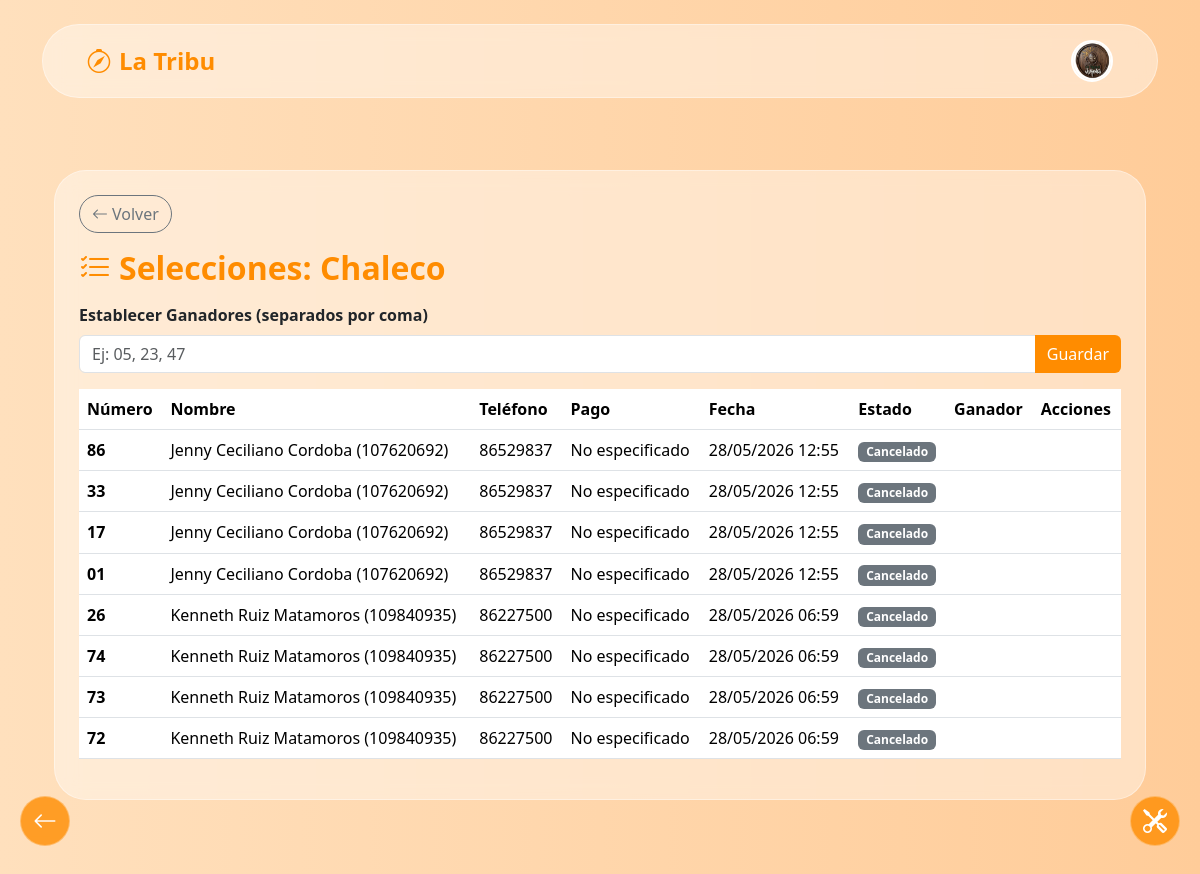
Before: /admin/rifas/1/selecciones (signed in) with the older database file.
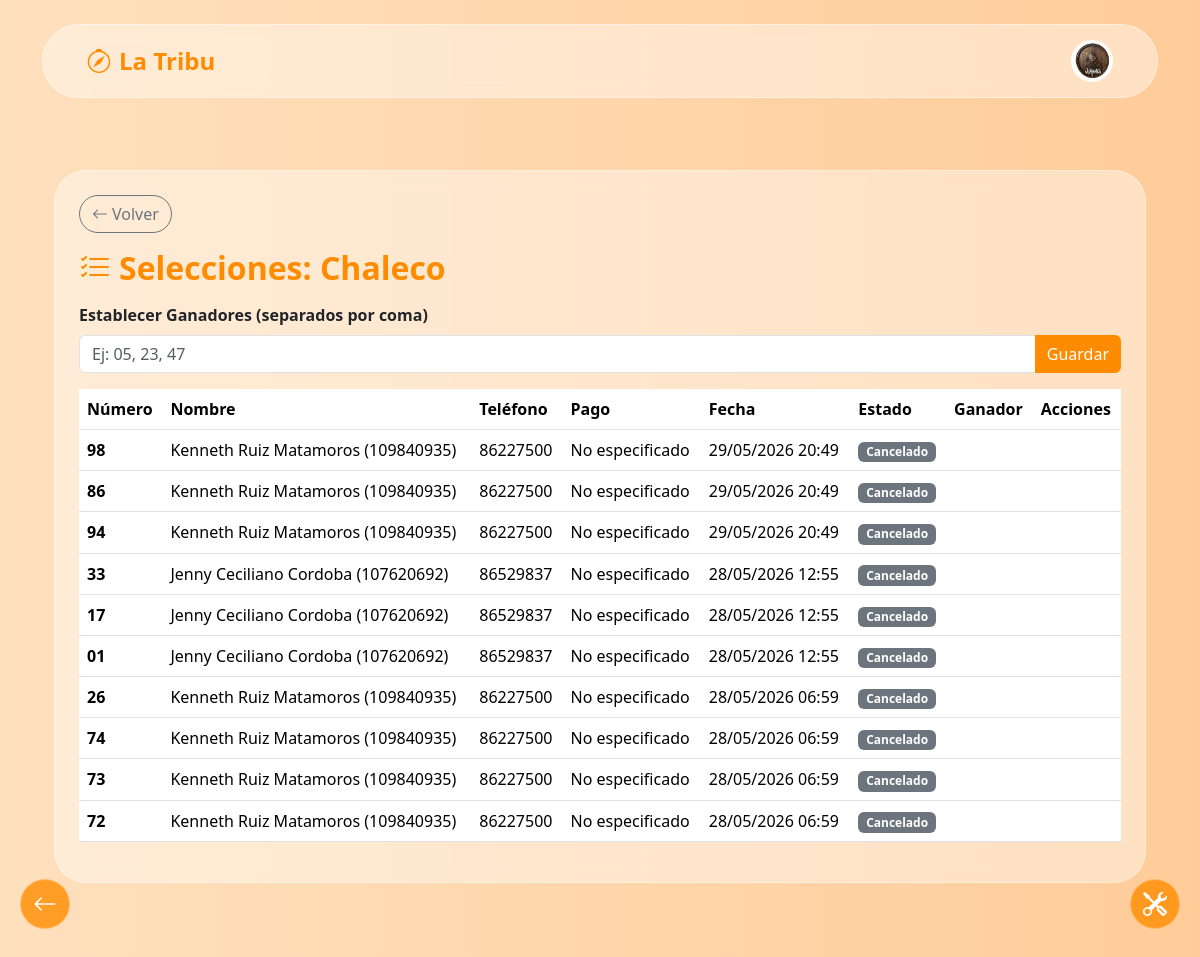
After: the same page with the newer database file.
### models.py (models this page shows)
class User(db.Model):
    id = db.Column(db.Integer, primary_key=True)
    role = db.Column(db.String(20), default='Usuario')
    weight = db.Column(db.Integer, default=1)
    avatar = db.Column(db.String(255), default='default.png')
    name = db.Column(db.String(100), nullable=False)
    last_name_1 = db.Column(db.String(100), nullable=False)
    last_name_2 = db.Column(db.String(100), nullable=False)
    email = db.Column(db.String(120), unique=True, nullable=False)
    phone_code = db.Column(db.String(10))
    phone = db.Column(db.String(20))
    dob = db.Column(db.Date)
    password_hash = db.Column(db.String(255), nullable=False)
    status = db.Column(db.String(20), default='Activo')
    whatsapp = db.Column(db.String(20))
    facebook = db.Column(db.String(255))
    instagram = db.Column(db.String(255))
    address = db.Column(db.String(255))
    institution = db.Column(db.String(200))
    other_info = db.Column(db.Text)
    reset_token = db.Column(db.String(64))
    reset_expires = db.Column(db.String(30))
    created_at = db.Column(db.DateTime, default=datetime.utcnow)
    updated_at = db.Column(db.DateTime, default=datetime.utcnow, onupdate=datetime.utcnow)

class Raffle(db.Model):
    __tablename__ = 'raffle'
    id = db.Column(db.Integer, primary_key=True)
    raffle_number = db.Column(db.String(50), unique=True, nullable=False)
    name = db.Column(db.String(200), nullable=False)
    price = db.Column(db.Float, nullable=False)
    prize = db.Column(db.String(500), nullable=False)
    detail = db.Column(db.Text, nullable=False)
    raffle_date = db.Column(db.Date, nullable=False)
    raffle_time = db.Column(db.String(50))
    image_filename = db.Column(db.String(255), nullable=False)
    winning_numbers = db.Column(db.Text, default='[]')  # JSON string
    sinpe_name_default = db.Column(db.String(200))
    sinpe_phone_default = db.Column(db.String(50))
    created_at = db.Column(db.DateTime, default=datetime.utcnow)
    is_active = db.Column(db.Boolean, default=True)
    selections = db.relationship('RaffleSelection', backref='raffle', lazy=True, cascade='all, delete-orphan')

class RaffleSelection(db.Model):
    __tablename__ = 'raffle_selection'
    id = db.Column(db.Integer, primary_key=True)
    raffle_id = db.Column(db.Integer, db.ForeignKey('raffle.id'), nullable=False)
    number = db.Column(db.String(5), nullable=False)  # 00-99
    customer_name = db.Column(db.String(200), nullable=False)
    customer_phone = db.Column(db.String(50), nullable=False)
    customer_cedula = db.Column(db.String(50))  # Nueva: cédula del cliente
    pin = db.Column(db.String(10), nullable=False)  # PIN de 4 dígitos alfanumérico
    selection_password = db.Column(db.String(100), nullable=False, default='', server_default='')
    created_at = db.Column(db.DateTime, default=datetime.utcnow)
    is_canceled = db.Column(db.Boolean, default=False)
    payment_method = db.Column(db.String(50), default='No especificado')
    sinpe_name = db.Column(db.String(200))
    sinpe_phone = db.Column(db.String(50))
    __table_args__ = (db.UniqueConstraint('raffle_id', 'number', name='_raffle_number_uc'),)

### routes/rifas_admin.py (the view)
@bp.route('/admin/rifas/<int:raffle_id>/selecciones')
def ver_selecciones(raffle_id):
    if session.get('role') != 'Superusuario':
        flash('Acceso denegado', 'danger')
        return redirect(url_for('main.home'))
    rifa = Raffle.query.get_or_404(raffle_id)
    selecciones = RaffleSelection.query.filter_by(raffle_id=raffle_id).order_by(
        RaffleSelection.created_at.desc()).all()
    try:
        winners = json.loads(rifa.winning_numbers) if rifa.winning_numbers else []
    except Exception:
        winners = []
    return render_template('rifa_selecciones.html', rifa=rifa, selecciones=selecciones, winners=winners)

### routes/__init__.py (called while the page is built)
@bp.before_request
def ensure_session_avatar():
    if 'user_id' in session:
        if 'avatar' not in session or 'email' not in session:
            user = User.query.get(session['user_id'])
            if user:
                if 'avatar' not in session:
                    session['avatar'] = user.avatar or ''
                if 'email' not in session:
                    session['email'] = user.email or ''

### templates/rifa_selecciones.html (shortened to what this page needs)
{% extends "base.html" %}
{% block content %}
<div class="container mt-4">
    <div class="glass-panel rounded-5 p-4">
        <a href="{{ url_for('main.admin_rifas') }}" class="btn btn-outline-secondary rounded-pill mb-3">
            <i class="bi bi-arrow-left me-1"></i>Volver
        </a>
        <h2 class="fw-bold text-orange mb-3"><i class="bi bi-list-check me-2"></i>Selecciones: {{ rifa.name }}</h2>
        <div class="mb-3">
            <label class="form-label fw-bold">Establecer Ganadores (separados por coma)</label>
            <div class="input-group">
                <input type="text" id="winnersInput" class="form-control" placeholder="Ej: 05, 23, 47" value="{{ winners|join(', ') }}">
                <button onclick="setWinners()" class="btn btn-orange">Guardar</button>
            </div>
        </div>
        <div class="table-responsive">
            <table class="table">
                <thead>
                    <tr>
                        <th>Número</th>
                        <th>Nombre</th>
                        <th>Teléfono</th>
                        <th>Pago</th>
                        <th>Fecha</th>
                        <th>Estado</th>
                        <th>Ganador</th>
                        <th>Acciones</th>
                    </tr>
                </thead>
                <tbody>
                    {% for sel in selecciones %}
                    <tr class="{% if sel.is_canceled %}text-muted{% endif %}">
                        <td><strong>{{ sel.number }}</strong></td>
                        <td>{{ sel.customer_name }}</td>
                        <td>{{ sel.customer_phone }}</td>
                        <td>{{ sel.payment_method }}</td>
                        <td>{{ sel.created_at.strftime('%d/%m/%Y %H:%M') }}</td>
                        <td>
                            {% if sel.is_canceled %}
                            <span class="badge bg-secondary">Cancelado</span>
                            {% else %}
                            <span class="badge bg-success">Activo</span>
                            {% endif %}
                        </td>
                        <td>
                        </td>
                        <td>
                        </td>
                    </tr>
                    {% endfor %}
                </tbody>
            </table>
        </div>
    </div>
</div>
{% endblock %}

### templates/base.html (shortened to what this page needs)
<!DOCTYPE html>
<html lang="es" data-theme="light">
<head>
    <link rel="stylesheet" href="{{ url_for('static', filename='css/bootstrap.css') }}?v=2">
    <link rel="stylesheet" href="{{ url_for('static', filename='css/bootstrap-icons.css') }}?v=2">
    <link rel="stylesheet" href="{{ url_for('static', filename='css/global.css') }}?v=2">
    <link rel="stylesheet" href="{{ url_for('static', filename='css/main.css') }}?v=2">
    <link rel="stylesheet" href="{{ url_for('static', filename='css/base.css') }}?v=2">
</head>
<body>
    <div class="container mt-4">
        <nav class="navbar navbar-expand-lg d-none d-md-flex custom-navbar glass-panel rounded-pill">
            <div class="container-fluid">
                <a class="navbar-brand text-orange fw-bold fs-4 d-flex align-items-center gap-2" href="/">
                    <i class="bi bi-compass"></i> La Tribu
                </a>
                <div class="ms-auto d-flex align-items-center gap-3">
                    {% if session.get('user_id') %}
                        {% set nav_avatar = session.get('avatar') or '' %}
                        <a href="{{ url_for('main.profile') }}" class="d-flex align-items-center text-decoration-none" title="Mi Perfil">
                            <div class="rounded-circle overflow-hidden border border-2 border-white shadow-sm d-flex align-items-center justify-content-center bg-orange" style="width:42px;height:42px;flex-shrink:0;">
                                {% if nav_avatar and nav_avatar != 'default.png' %}
                                    <img src="{{ url_for('static', filename=nav_avatar) }}" alt="Avatar" style="width:100%;height:100%;object-fit:cover;">
                                {% else %}
                                    <i class="bi bi-person-fill text-white fs-5"></i>
                                {% endif %}
                            </div>
                        </a>
                    {% else %}
                        <button class="btn btn-orange rounded-pill px-4 shadow-sm fw-bold d-flex align-items-center" data-bs-toggle="modal" data-bs-target="#loginModal">
                            <i class="bi bi-box-arrow-in-right me-2 fs-5"></i> Ingresar
                        </button>
                    {% endif %}
                </div>
            </div>
        </nav>
    </div>
    <main class="container mt-2 mt-md-5 mb-5 pb-5 content-wrapper">
        {% block content %}
        {% endblock %}
    </main>
    {% if request.path != '/' %}
    <button id="btnBack" class="btn-global-back" onclick="if(document.referrer.includes(window.location.host) && window.history.length > 1) { window.history.back(); } else { window.location.href='/'; }" title="Volver Atrás">
        <i class="bi bi-arrow-left fs-4"></i>
    </button>
    {% endif %}
    {% if session.get('role') == 'Superusuario' %}
    <div class="dropdown dropup">
        <a href="#" class="btn-global-add dropdown-toggle" data-bs-toggle="dropdown" aria-expanded="false" title="Herramientas de Admin" style="text-decoration: none;">
            <i class="bi bi-tools fs-4"></i>
        </a>
    </div>
    {% endif %}
{% include 'partials/base_scripts.html' %}

### templates/partials/base_scripts.html (shortened to what this page needs)
</body>
</html>

### static/css/global.css (style rules this page uses)
:root { --bg-dark: #1e1e1e; --bg-darker: #121212; --text-light: #f1f1f1; --primary-orange: #ff8c00; --primary-hover: #e07b00; --nav-mobile-height: 65px; }
.text-orange { color: var(--primary-orange) !important; }
a { color: var(--primary-orange); text-decoration: none; }
.custom-navbar { background-color: var(--bg-dark); border-bottom: 2px solid var(--primary-orange); }
.btn-global-back { position: fixed; bottom: calc(var(--nav-mobile-height) + 20px); left: 20px; width: 50px; height: 50px; border-radius: 50%; background-color: var(--primary-orange); color: white; border: none; box-shadow: 0 4px 6px rgba(0,0,0,0.3); z-index: 1020; display: flex; justify-content: center; align-items: center; cursor: pointer; }

### static/css/base.css (style rules this page uses)
body { background: linear-gradient(to right, #ffe0bd 0%, #ffcc99 100%); background-attachment: fixed; min-height: 100vh; display: flex; flex-direction: column; }
.glass-panel { background: rgba(255, 255, 255, 0.4); backdrop-filter: blur(10px); -webkit-backdrop-filter: blur(10px); border: 1px solid rgba(255, 255, 255, 0.4); box-shadow: 0 8px 32px 0 rgba(31, 38, 135, 0.05); }
.btn-orange { background-color: var(--primary-orange, #ff8c00); color: #fff; border: none; transition: all 0.3s ease; }
.custom-navbar { padding: 0.8rem 2rem; z-index: 1040; }
.btn-global-back { position: fixed; bottom: calc(var(--nav-mobile-height, 70px) - 15px); left: 20px; width: 50px; height: 50px; border-radius: 50%; background: rgba(255, 140, 0, 0.8); backdrop-filter: blur(5px); color: white; border: 1px solid rgba(255, 255, 255, 0.3); box-shadow: 0 4px 15px rgba(255, 140, 0, 0.4); z-index: 1045; display: flex; justify-content: center; align-items: center; cursor: pointer; transition: all 0.3s ease; }
.btn-global-add { position: fixed; bottom: calc(var(--nav-mobile-height, 70px) - 15px); right: 20px; width: 50px; height: 50px; border-radius: 50%; background: rgba(255, 140, 0, 0.8); backdrop-filter: blur(5px); color: white; border: 1px solid rgba(255, 255, 255, 0.3); box-shadow: 0 4px 15px rgba(255, 140, 0, 0.4); z-index: 1045; display: flex; justify-content: center; align-items: center; cursor: pointer; transition: all 0.3s ease; text-decoration: none; }
*, *::before, *::after { box-shadow: none !important; text-shadow: none !important; }

### templates/base.html (style rules this page uses)
*, *::before, *::after { box-shadow: none !important; text-shadow: none !important; }
.shadow, .shadow-sm, .shadow-lg, .shadow-none, [class*="shadow"] { box-shadow: none !important; }
.btn-global-add.dropdown-toggle::after { display: none !important; }

Changed rows visible on the page:
added RaffleSelection: number "98", customer_name "Kenneth Ruiz Matamoros (109840935)", customer_phone "86227500", payment_method "No especificado", created_at "29/05/2026 20:49", is_canceled "Cancelado"
changed RaffleSelection (number 2 of 10 on the later page): customer_name "Jenny Ceciliano Cordoba (107620692)" → "Kenneth Ruiz Matamoros (109840935)"; customer_phone "86529837" → "86227500"; created_at "28/05/2026 12:55" → "29/05/2026 20:49"
added RaffleSelection: number "94", customer_name "Kenneth Ruiz Matamoros (109840935)", customer_phone "86227500", payment_method "No especificado", created_at "29/05/2026 20:49", is_canceled "Cancelado"
